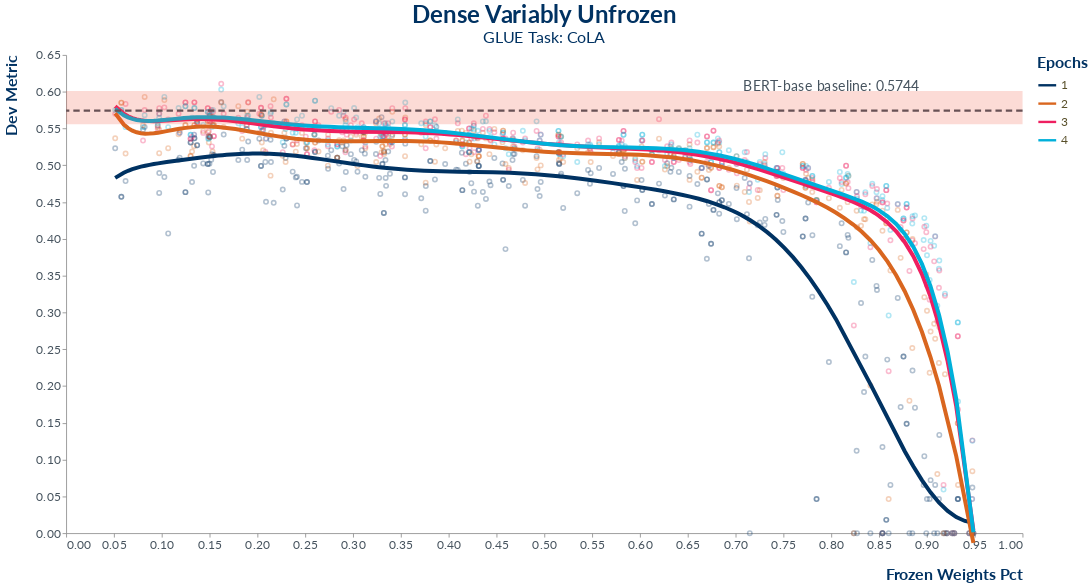

Write notebook code for a chart like this one.
### Markdown cell above
## (<font color='Red'>Frozen Weights</font>) `CoLA` Performance Line plot
### using polynomial regression (O=10), default color scheme, BERT-base comparison

### Code cell
# load CoLA performance data from CSV, pivot columns for analysis
f_ = "cola_final_exp.csv"
df = prepare_data_performance_line(pd.read_csv(os.path.join(fpath_, f_)))

# generate and display plot
viz = altair_frozen_weights_performance_plot(data = df, xaxis_title = "Frozen Weights Pct", yaxis_title = "Dev Metric",
    width = 1200, height = 600, title_subtitle = "GLUE Task: CoLA", comparison_bert_range = [0.601, 0.556, 0.581, 0.564, 0.570])
viz

### Figure 1 — Vega-Lite specification as saved in the notebook (floating-point values rounded to 4 significant figures; data arrays with more than 128 entries replaced by an {"elided": "..."} marker saying what was removed)
{"config": {"title": {"fontSize": 30, "font": "Lato", "anchor": "middle", "align": "center", "color": "#003262", "subtitleFontSize": 20, "subtitleFont": "Lato", "subtitleAcchor": "middle", "subtitleAlign": "center", "subtitleColor": "#003262"}, "axisX": {"labelFont": "Lato", "labelColor": "#46535e", "labelFontSize": 15, "titleFont": "Lato", "titleFontSize": 20, "titleColor": "#003262", "titleAlign": "right", "titleAnchor": "end", "titlePadding": 20}, "axisY": {"labelFont": "Lato", "labelColor": "#46535e", "labelFontSize": 15, "titleFont": "Lato", "titleFontSize": 20, "titleColor": "#003262", "titleAlign": "right", "titleAnchor": "end", "titlePadding": 20}, "headerRow": {"labelFont": "Lato", "titleFont": "Lato", "titleFontSize": 15, "titleColor": "#003262", "titleAlign": "right", "titleAnchor": "end"}, "legend": {"labelFont": "Lato", "labelFontSize": 15, "labelColor": "#584f29", "symbolType": "stroke", "symbolStrokeWidth": 3, "symbolOpacity": 1.0, "symbolSize": 500, "titleFont": "Lato", "titleFontSize": 20, "titleColor": "#003262"}, "view": {"labelFont": "Lato", "labelColor": "#46535e", "labelFontSize": 15, "titleFont": "Lato", "titleFontSize": 20, "titleColor": "#003262", "titleAlign": "right", "titleAnchor": "end", "strokeWidth": 0}, "facet": {"labelFont": "Lato", "labelColor": "#46535e", "labelFontSize": 15, "titleFont": "Lato", "titleFontSize": 20, "titleColor": "#003262", "titleAlign": "right", "titleAnchor": "end"}, "row": {"labelFont": "Lato", "labelColor": "#46535e", "labelFontSize": 15, "titleFont": "Lato", "titleFontSize": 20, "titleColor": "#003262", "titleAlign": "right", "titleAnchor": "end"}, "axis": {"grid": false}}, "layer": [{"layer": [{"mark": {"type": "point", "opacity": 0.3, "size": 30}, "encoding": {"color": {"type": "nominal", "field": "category", "legend": {"title": "Epochs"}, "scale": {"range": ["#003262", "#D9661F", "#ee1f60", "#00b0da"]}}, "x": {"type": "quantitative", "field": "Frozen Weights Pct", "scale": {"domain": [0.001268, 0.9986]}}, "y": {"type": "quantitative", "field": "Dev Metric", "scale": {"domain": [0.0, 0.6108]}}}, "height": 600, "transform": [{"fold": ["1", "2", "3", "4"], "as": ["category", "Dev Metric"]}], "width": 1200}, {"mark": {"type": "line", "opacity": 1.0, "size": 5}, "encoding": {"color": {"type": "nominal", "field": "category", "legend": {"title": "Epochs"}, "scale": {"range": ["#003262", "#D9661F", "#ee1f60", "#00b0da"]}}, "x": {"type": "quantitative", "field": "Frozen Weights Pct", "scale": {"domain": [0.001268, 0.9986]}}, "y": {"type": "quantitative", "field": "Dev Metric", "scale": {"domain": [0.0, 0.6108]}}}, "height": 600, "transform": [{"fold": ["1", "2", "3", "4"], "as": ["category", "Dev Metric"]}, {"on": "Frozen Weights Pct", "regression": "Dev Metric", "groupby": ["category"], "method": "poly", "order": 10}], "width": 1200}, {"data": {"name": "data-305da6f93df035afa1d753efb0f1f36b"}, "mark": {"type": "rule", "color": "#46535e", "size": 3, "strokeDash": [8, 5]}, "encoding": {"y": {"type": "quantitative", "field": "Dev Metric"}}}, {"data": {"name": "data-510dff2bd86cf29deeae0aed14009a76"}, "mark": {"type": "text", "color": "#46535e", "font": "Lato", "fontSize": 18}, "encoding": {"text": {"type": "nominal", "field": "out"}, "x": {"type": "quantitative", "field": "Frozen Weights Pct"}, "y": {"type": "quantitative", "field": "Dev Metric"}}}, {"data": {"name": "data-f08ff1ab53b190814ae029868a40123a"}, "mark": {"type": "area", "color": "#ed4e33", "opacity": 0.2}, "encoding": {"x": {"type": "quantitative", "axis": {"title": "Frozen Weights Pct"}, "field": "x"}, "y": {"type": "quantitative", "axis": {"title": "Dev Metric"}, "field": "lower"}, "y2": {"field": "upper"}}}]}], "data": {"name": "data-e91a6560e2ec98043f3684ea583c5b03"}, "resolve": {"legend": {"color": "independent"}}, "title": {"text": "Dense Variably Unfrozen", "subtitle": "GLUE Task: CoLA"}, "$schema": "https://vega.github.io/schema/vega-lite/v4.8.1.json", "datasets": {"data-e91a6560e2ec98043f3684ea583c5b03": {"elided": "300 records"}, "data-305da6f93df035afa1d753efb0f1f36b": [{"Dev Metric": 0.5744}], "data-510dff2bd86cf29deeae0aed14009a76": [{"Frozen Weights Pct": 0.8, "Dev Metric": 0.606, "out": "BERT-base baseline: 0.5744"}], "data-f08ff1ab53b190814ae029868a40123a": [{"x": 0.0, "lower": 0.556, "upper": 0.601}, {"x": 0.1, "lower": 0.556, "upper": 0.601}, {"x": 0.2, "lower": 0.556, "upper": 0.601}, {"x": 0.3, "lower": 0.556, "upper": 0.601}, {"x": 0.4, "lower": 0.556, "upper": 0.601}, {"x": 0.5, "lower": 0.556, "upper": 0.601}, {"x": 0.6, "lower": 0.556, "upper": 0.601}, {"x": 0.7, "lower": 0.556, "upper": 0.601}, {"x": 0.8, "lower": 0.556, "upper": 0.601}, {"x": 0.9, "lower": 0.556, "upper": 0.601}, {"x": 1.0, "lower": 0.556, "upper": 0.601}]}}
